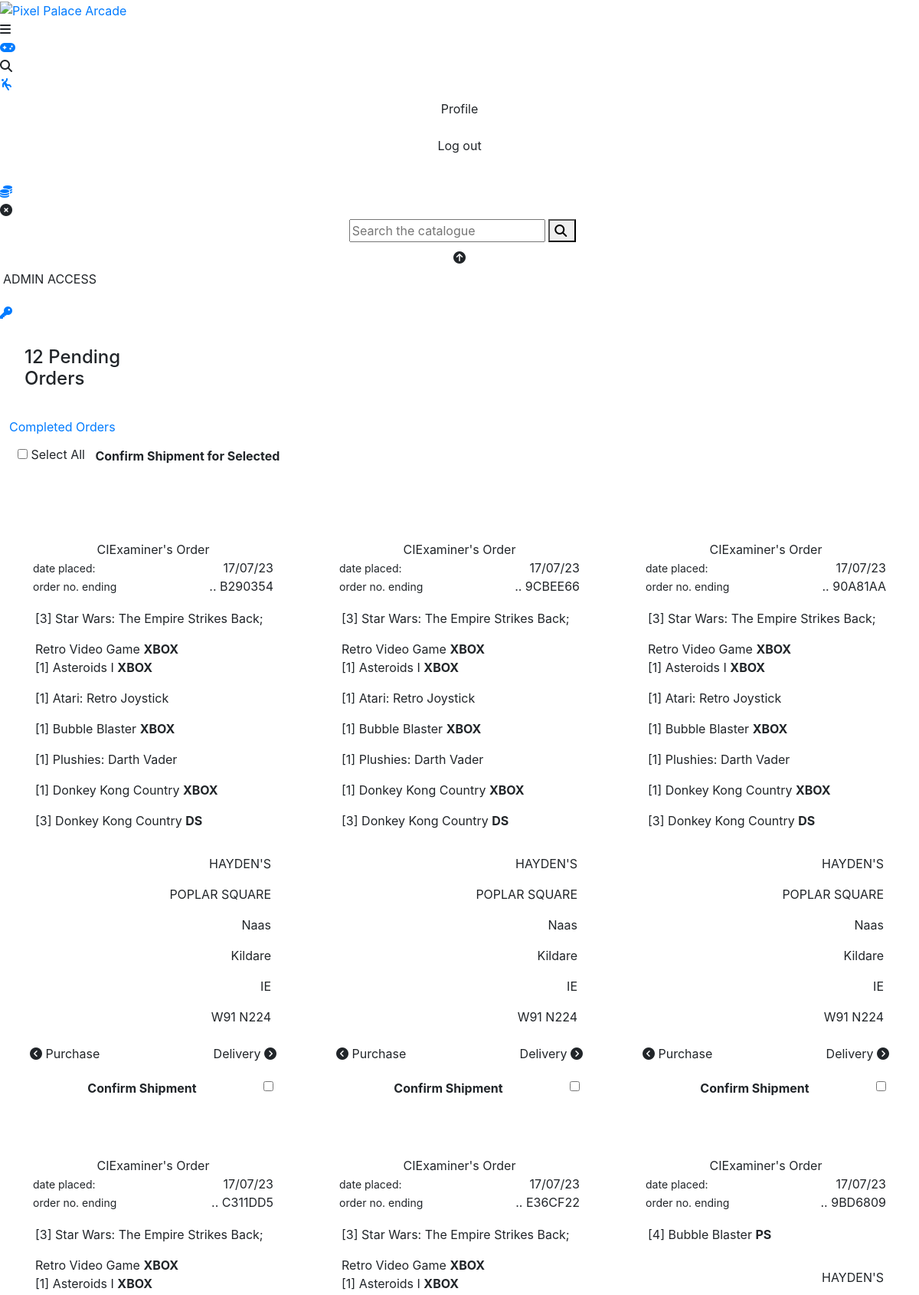
The page /administration/pending_orders/ (signed in, upper part) on the database its author committed.
### checkout/models.py (models this page shows, shortened)
class Order(models.Model):
    order_number = models.CharField(max_length=32, null=False, editable=False)
    user_profile = models.ForeignKey(UserProfile, on_delete=models.SET_NULL,
                                     null=True, blank=True,
                                     related_name='orders')
    full_name = models.CharField(max_length=50, null=False, blank=False)
    email = models.EmailField(max_length=254, null=False, blank=False)
    phone_number = models.CharField(max_length=20, null=False, blank=False)
    country = CountryField(blank_label='Country *', null=False, blank=False)
    postcode = models.CharField(max_length=20, null=True, blank=True)
    town_or_city = models.CharField(max_length=40, null=False, blank=False)
    street_address1 = models.CharField(max_length=80, null=False, blank=False)
    street_address2 = models.CharField(max_length=80, null=True, blank=True)
    county = models.CharField(max_length=80, null=True, blank=True)
    date = models.DateTimeField(auto_now_add=True)
    delivery_cost = models.DecimalField(max_digits=6, decimal_places=2,
                                        null=False, default=0)
    order_total = models.DecimalField(max_digits=10,
                                      decimal_places=2, null=False, default=0)
    grand_total = models.DecimalField(max_digits=10,
                                      decimal_places=2, null=False, default=0)
    original_bag = models.TextField(null=False, blank=False, default='')
    stripe_pid = models.CharField(max_length=254,
                                  null=False, blank=False, default='')
    completed = models.BooleanField(default=False)

class OrderLineItem(models.Model):
    order = models.ForeignKey(Order, null=False, blank=False,
                              on_delete=models.CASCADE,
                              related_name='lineitems')
    product = models.ForeignKey(Product, null=False, blank=False,
                                on_delete=models.CASCADE)
    product_variant = models.CharField(max_length=20, null=True, blank=True)
    quantity = models.IntegerField(null=False, blank=False, default=0)
    lineitem_total = models.DecimalField(max_digits=6, decimal_places=2,
                                         null=False, blank=False,
                                         editable=False)

### products/models.py (models this page shows, shortened)
class Product(models.Model):
    category = models.ForeignKey('Category', null=True,
                                 blank=True, on_delete=models.SET_NULL)
    name = models.CharField(max_length=254)
    description = models.TextField()
    has_variants = models.BooleanField(default=False, null=True, blank=True)
    price = models.DecimalField(max_digits=6, decimal_places=2)
    aggregaterating = models.DecimalField(max_digits=6, decimal_places=2,
                                          null=True, blank=True)
    reviewed = models.BooleanField(default=False, null=True, blank=True)
    image_url = models.URLField(max_length=1824, null=True, blank=True)
    image = models.ImageField(null=True, blank=True)
    @property
    def aggregaterating(self):
        return self.calculate_average_rating()

### administration/views.py (the view, shortened to what this page needs)
# urls.py: path('pending_orders/', views.pending_orders,
def pending_orders(request):
    def _send_shipping_confirmation_email(order):
        """Send the user a shipping confirmation email"""
        cust_email = order.email
        subject = render_to_string(
            'checkout/confirmation_emails/shipping_email_subject.txt',
            {'order': order}
        )
        body = render_to_string(
            'checkout/confirmation_emails/shipping_email_body.txt',
            {'order': order, 'contact_email': settings.DEFAULT_FROM_EMAIL}
        )
        print("Subject: ", subject)
        print("Body: ", body)
        send_mail(
            subject,
            body,
            settings.DEFAULT_FROM_EMAIL,
            [cust_email]
        )
    if request.method == 'GET':
        incomplete_orders = Order.objects.filter(completed=False)
        form = MarkOrderCompletedForm()
        context = {
            'incomplete_orders': incomplete_orders,
            'form': form
        }
        return render(request, 'administration/pending_orders.html', context)

### administration/forms.py
class MarkOrderCompletedForm(forms.Form):
    order_id = forms.IntegerField(widget=forms.HiddenInput())

### bag/contexts.py (called while the page is built, shortened)
def bag_contents(request):
    bag_items = []  # List to store items in the bag
    total = 0  # Total price of all items in the bag
    product_count = 0  # Total quantity of all products in the bag
    bag = request.session.get('bag', {})  # Retrieve bag data from the session
    if total < settings.FREE_DELIVERY_THRESHOLD:
        delivery = total * Decimal(settings.STANDARD_DELIVERY_PERCENTAGE / 100)
        free_delivery_delta = settings.FREE_DELIVERY_THRESHOLD - total
    else:
        delivery = 0
        free_delivery_delta = 0
    grand_total = delivery + total
    context = {
        'bag_items': bag_items,
        'total': total,
        'product_count': product_count,
        'delivery': delivery,
        'free_delivery_delta': free_delivery_delta,
        'free_delivery_threshold': settings.FREE_DELIVERY_THRESHOLD,
        'grand_total': grand_total,
    }
    return context

### administration/templates/administration/pending_orders.html (shortened to what this page needs)
{% extends "base.html" %}
{% load static %}
{% block content %}
{% if user.is_superuser %}
  <div class="max-content rounded m-3">
    <div class="white-75 d-flex rounded">
      <div class="start-font section-heading m-0 p-0">
        <h4 class="xanthous-text m-2 p-2 whitespace-nowrap">
          {% if incomplete_orders %}
           {{ incomplete_orders|length }}
          {% endif %}
          Pending
          <br>
          Orders
        </h4>
      </div>
    </div>
  </div>
  <div class="max-content rounded m-1 section-secondary-heading">
    <div class="orange-75 d-flex p-1 rounded">
      <div class="xanthous rounded">
        <a href="{% url 'completed_orders' %}" class="play-font m-0 p-0">
          <p class="m-0 px-1 py-0 whitespace-nowrap">Completed Orders</p>
        </a>
      </div>
    </div>
  </div>
  <div class="container-fluid moonstone big-bottom">
    {% if incomplete_orders %}
      <div class="butterscotch pb-0 select-all-orders">
        <label class="ml-2 pt-1 white-text">
          <input type="checkbox" id="selectAllCheckbox">
          Select All
        </label>
        <button type="button" id="submitSelectedButton" class="btn white m-1 py-0 px-1 mb-0">
          <strong>Confirm Shipment for Selected</strong>
        </button>
      </div>
      <div class="row pt-5">
          {% for order in incomplete_orders %}
          <div class="pending-order-card my-2 col-sm-6 col-lg-4">
            <div class="xanthous rounded mt-2 p-3">
                <div class="butterscotch p-2">
                    <div class="white p-1">
                        <div class="text-center mb-0">{{ order.full_name }}'s Order</div>
                        <div>
                            <small>date placed:</small>
                            <span class="float-right">{{ order.date|date:"d/m/y" }}</span>
                        </div>
                        <span data-toggle="tooltip" data-placement="top" title="{{ order.order_number }}">
                            <small>order no. ending</small>
                            <span class="float-right">.. {{ order.order_number|slice:"-7:" }}</span>
                        </span>
                    </div>
                </div>
                <div class="pending_order_section_slider">
                    <div class="col-12">
                    <p class="mt-2 d-inline-block" style="max-width: 30ch; word-wrap: break-word;">
                        {% for lineitem in order.lineitems.all %}
                        <p class="text-right d-inline-block">[{{ lineitem.quantity }}]</p>
                        {{ lineitem.product.name }}
                        {% if lineitem.product_variant %}
                        <strong>{{ lineitem.product_variant|upper }}</strong>
                        {% endif %}
                        <br>
                        {% endfor %}
                    </p>
                    </div>
                    <div class="mt-2 col-12 text-right">
                    <p>{{ order.street_address1 }}</p>
                    <p>{{ order.street_address2 }}</p>
                    <p>{{ order.town_or_city }}</p>
                    <p>{{ order.county }}</p>
                    <p>{{ order.country }}</p>
                    <p>{{ order.postcode }}</p>
                    </div>
                </div>
                <div class="butterscotch p-1 d-flex align-items-center justify-content-between">
                    <span class="mb-0 p-1 pointer-on-hover butterscotch float-left scroll-buttons scrollLeftButton">
                    <i class="fa-solid fa-circle-chevron-left"></i>
                    Purchase
                    </span>
                    <span class="mb-0 p-1 pointer-on-hover butterscotch float-right scroll-buttons scrollRightButton">
                    Delivery
                    <i class="fa-solid fa-circle-chevron-right"></i>
                    </span>
                </div>
                  <span class="text-center mt-0">
                      <form method="post" action="{% url 'pending_orders' %}">
                      <div class="butterscotch p-1">
                          <button type="submit" class="btn onyx p-1 px-3 white-text individual-order-submit-button">
                          <strong>Confirm Shipment</strong>
                          </button>
                          <input class="m-2 float-right order-selection-box" type="checkbox" name="selected_orders" value="{{ order.id }}">
                      </div>
                      </form>
                  </span>
              </div>
          </div>
          {% endfor %}
      </div>
    {% endif %}
  {% else %}
    <script>
        // JavaScript code to redirect to the homepage for rouge users
        window.location.href = "{% url 'home' %}";
    </script>
  {% endif %}
{% endblock %}

### rows shown on the page
Order: full_name "CIExaminer", date "17/07/23", order_number "B290354", street_address1 "HAYDEN'S", street_address2 "POPLAR SQUARE", town_or_city "Naas", county "Kildare", country "IE", postcode "W91 N224"
OrderLineItem: quantity "3", product.name "Star Wars: The Empire Strikes Back; Retro Video Game", product_variant "XBOX"
OrderLineItem: quantity "1", product.name "Asteroids I", product_variant "XBOX"
OrderLineItem: quantity "1", product.name "Atari: Retro Joystick"
OrderLineItem: quantity "1", product.name "Bubble Blaster", product_variant "XBOX"
OrderLineItem: quantity "1", product.name "Plushies: Darth Vader"
OrderLineItem: quantity "1", product.name "Donkey Kong Country", product_variant "XBOX"
OrderLineItem: quantity "3", product.name "Donkey Kong Country", product_variant "DS"
Order: full_name "CIExaminer", date "17/07/23", order_number "9CBEE66", street_address1 "HAYDEN'S", street_address2 "POPLAR SQUARE", town_or_city "Naas", county "Kildare", country "IE", postcode "W91 N224"
OrderLineItem: quantity "3", product.name "Star Wars: The Empire Strikes Back; Retro Video Game", product_variant "XBOX"
OrderLineItem: quantity "1", product.name "Asteroids I", product_variant "XBOX"
OrderLineItem: quantity "1", product.name "Atari: Retro Joystick"
OrderLineItem: quantity "1", product.name "Bubble Blaster", product_variant "XBOX"
OrderLineItem: quantity "1", product.name "Plushies: Darth Vader"
OrderLineItem: quantity "1", product.name "Donkey Kong Country", product_variant "XBOX"
OrderLineItem: quantity "3", product.name "Donkey Kong Country", product_variant "DS"
Order: full_name "CIExaminer", date "17/07/23", order_number "90A81AA", street_address1 "HAYDEN'S", street_address2 "POPLAR SQUARE", town_or_city "Naas", county "Kildare", country "IE", postcode "W91 N224"
OrderLineItem: quantity "3", product.name "Star Wars: The Empire Strikes Back; Retro Video Game", product_variant "XBOX"
OrderLineItem: quantity "1", product.name "Asteroids I", product_variant "XBOX"
OrderLineItem: quantity "1", product.name "Atari: Retro Joystick"
OrderLineItem: quantity "1", product.name "Bubble Blaster", product_variant "XBOX"
OrderLineItem: quantity "1", product.name "Plushies: Darth Vader"
OrderLineItem: quantity "1", product.name "Donkey Kong Country", product_variant "XBOX"
OrderLineItem: quantity "3", product.name "Donkey Kong Country", product_variant "DS"
Order: full_name "CIExaminer", date "17/07/23", order_number "C311DD5"
OrderLineItem: quantity "3", product.name "Star Wars: The Empire Strikes Back; Retro Video Game", product_variant "XBOX"
OrderLineItem: quantity "1", product.name "Asteroids I", product_variant "XBOX"
Order: full_name "CIExaminer", date "17/07/23", order_number "E36CF22"
OrderLineItem: quantity "3", product.name "Star Wars: The Empire Strikes Back; Retro Video Game", product_variant "XBOX"
OrderLineItem: quantity "1", product.name "Asteroids I", product_variant "XBOX"
Order: full_name "CIExaminer", date "17/07/23", order_number "9BD6809", street_address1 "HAYDEN'S"
OrderLineItem: quantity "4", product.name "Bubble Blaster", product_variant "PS"

### other values the page prints
{{ incomplete_orders|length }} "12"
